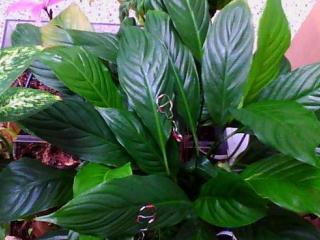
#> input picture lily-rgb/FLIR0121- 사진.jpg, 320 x 240 px
$ jupyter execute --allow-errors demo_lily.ipynb
#> lines starting #> are read from the running program, lines starting #| are printed output that depends on the picture; after the words box and inside, x2 and y2 are one past the last pixel; in counts of white or black regions, pixels touching at a corner belong together
### util.py
import os
from array import array
from typing import Optional

import cv2
import jenkspy
import matplotlib.pyplot as plt
import numpy as np
from numpy.typing import NDArray
from sklearn.cluster import KMeans
from numpy import genfromtxt, ndarray


# [18 lines left out: function load_ir_in_dat, not called in this run]


def load_ir_in_csv(path: str) -> NDArray[np.float64]:
    assert os.path.splitext(path)[1] == '.csv'

    WIDTH = 320
    HEIGHT = 240

    result = genfromtxt(path, delimiter=',', skip_header=2,
                        usecols=range(1, WIDTH + 1))
    assert result.shape == (HEIGHT, WIDTH)
    return result


def show_images(*images: ndarray) -> None:
    for image in images:
        dimension = image.ndim

        if dimension == 2:
            plt.imshow(image, cmap='plasma')
        elif dimension == 3:
            plt.imshow(image)
        else:
            assert False, "Unknown dimension"

        plt.axis(False)
        plt.show()


# [8 lines left out: function show_histogram, not called in this run]


def get_excess_green(rgb: ndarray) -> ndarray:
    assert rgb.ndim == 3
    assert rgb.dtype == np.uint8

    exg = np.zeros(shape=rgb.shape[:-1])

    for row, col, _channel in np.ndindex(rgb.shape):
        rgb_sum = rgb[row][col].sum()

        if rgb_sum == 0:
            r, g, b = 0, 0, 0
        else:
            r, g, b = rgb[row][col]/rgb_sum

        exg[row][col] = 2*g - r - b

    return exg


# [32 lines left out: functions load_rgb_in_jpeg, get_max_temperature, get_min_temperature, get_average_temperature, not called in this run]


def get_leaf_by_jenks(image: ndarray) -> ndarray:
    assert image.ndim == 2
    assert image.dtype == np.float64

    breaks = jenkspy.jenks_breaks(image.ravel(), nb_class=2)
    result = np.logical_and(image >= breaks[1],
                            image <= breaks[2])

    return result


def get_leaf_by_kmeans_with_coordination(ir: ndarray) -> ndarray:
    assert ir.ndim == 2
    assert ir.dtype == np.float64

    # region add indices as feature
    array_3d = np.zeros(shape=(ir.shape[0], ir.shape[1], 3))

    for row in range(ir.shape[0]):
        for col in range(ir.shape[1]):
            array_3d[row][col][0] = ir[row][col]
            array_3d[row][col][1] = row
            array_3d[row][col][2] = col
    # endregion

    x = array_3d.reshape(-1, 3)
    # region max-min normalization
    x[:, 0] -= x[:, 0].min()
    x[:, 0] /= x[:, 0].max() - x[:, 0].min()

    x[:, 1] -= x[:, 1].min()
    x[:, 1] /= x[:, 1].max() - x[:, 1].min()

    x[:, 2] -= x[:, 2].min()
    x[:, 2] /= x[:, 2].max() - x[:, 2].min()
    # endregion

    labels = KMeans(n_clusters=2).fit_predict(x).astype(np.bool8)

    return np.reshape(labels,
                      newshape=(ir.shape[0], ir.shape[1]))


# [19 lines left out: functions get_masked_image, get_intersection_over_union, not called in this run]

### demo_lily.ipynb
# TODO: fix later.

## 그래프 설정 및 IR, RGB 데이터 불러오기

[cell 1]
import cv2
import matplotlib.pyplot as plt
import util

plt.rc('font', family='Apple SD Gothic Neo')

WIDTH = 320
HEIGHT = 240

ir = util.load_ir_in_csv('./lily-ir/121.csv')
rgb = cv2.cvtColor(src=cv2.imread('./lily-rgb/FLIR0121- 사진.jpg'),
                   code=cv2.COLOR_BGR2RGB)

util.show_images(ir, rgb)
#> the loop in show_images, `for image in images:` made 2 passes
#> pass 1, in show_images, `plt.show()`:
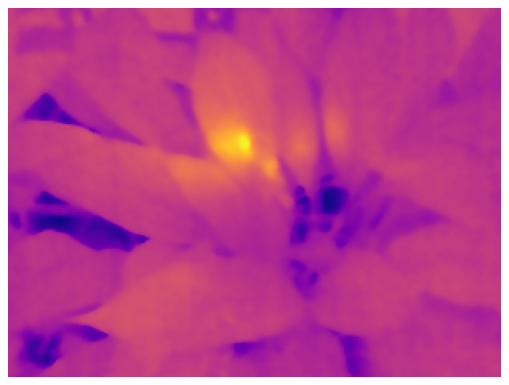
#> figure drawn by matplotlib, 1 panel
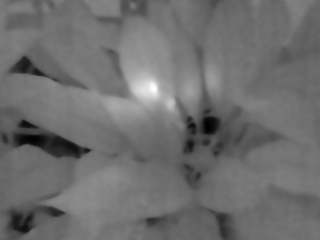
#> ir: shape (240, 320) float64; min 23.57, max 28.47, mean 25.7; drawn with min black and max white

[cell 2]
from util import get_leaf_by_jenks

#> (the rest of this cell did not finish here and is left out)

방법2: 윤곽선(contours) 찾기 및 채우기
* 윤곽선이 잘 찾아지지 않음
* threshold parameter 조정 필요

[cell 3]
# [9 lines of commented-out code are left out]

방법3: Jenks Natural Breaks 기법
* 1D에 최적화된 K-Means 클러스터링이라고 알려짐

[cell 4]
from jenkspy import jenks_breaks
import numpy as np
import util

#> (the rest of this cell did not finish here and is left out)

방법4: K-Means 클러스터링(좌표 포함)

[cell 5]
import numpy as np
import util

predict = util.get_leaf_by_kmeans_with_coordination(ir)
#> after the loop in get_leaf_by_kmeans_with_coordination, `for row in range(ir.shape[0]):`:
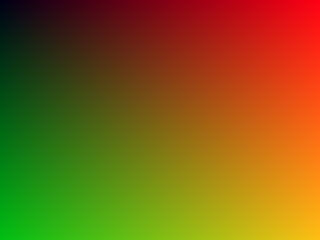
#> array_3d: shape (240, 320, 3) float64; mean of channels 0, 1, 2 25.7, 119.5, 159.5; drawn with min black and max white
#> in get_leaf_by_kmeans_with_coordination, `return np.reshape(labels, newshape=(ir.shape[0], ir.shape[1]))`:
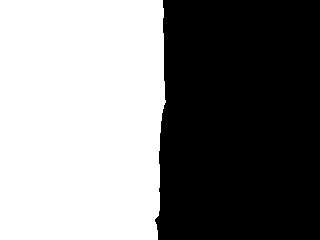
#> returned value: shape (240, 320) bool; 50.5% white; 1 black region, box (x1, y1, x2, y2) and area: (155, 0, 320, 240) 38012

util.show_images(predict)

excess-green index 계산
* RGB 이미지를 통해 계산한 값으로, segmentation의 성능 평가를 하기 위함

[cell 6]
exg = util.get_excess_green(rgb)
#> the loop in get_excess_green, `for row, col, _channel in np.ndindex(rgb.shape):` made 230400 passes
#> (rgb_sum, r, g, b) on passes 1 to 12: (679, 0.334, 0.314, 0.352), (679, 0.334, 0.314, 0.352), (679, 0.334, 0.314, 0.352), (699, 0.333, 0.316, 0.351), (699, 0.333, 0.316, 0.351), (699, 0.333, 0.316, 0.351), (721, 0.334, 0.318, 0.348), (721, 0.334, 0.318, 0.348), (721, 0.334, 0.318, 0.348), (722, 0.332, 0.323, 0.345), (722, 0.332, 0.323, 0.345), (722, 0.332, 0.323, 0.345)
#> after the loop in get_excess_green, `for row, col, _channel in np.ndindex(rgb.shape):`:
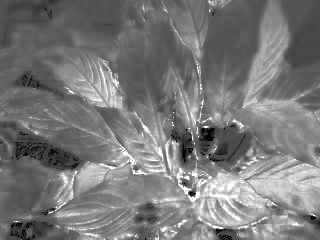
#> exg: shape (240, 320) float64; min -1, max 2, mean 0.426; drawn with min black and max white
#> (the rest of this cell did not finish here and is left out)

잎 영역의 온도 구하기

#> (a cell that did not finish here is left out)

$ run again, with lily-rgb/FLIR0131- 사진.jpg copied over lily-rgb/FLIR0121- 사진.jpg
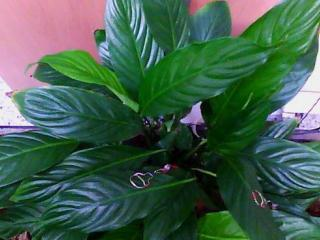
#> input picture lily-rgb/FLIR0131- 사진.jpg, 320 x 240 px
#> the loop in get_excess_green, `for row, col, _channel in np.ndindex(rgb.shape):` made 230400 passes
#> (rgb_sum, r, g, b) on passes 1 to 8: (594, 0.394, 0.285, 0.322), (594, 0.394, 0.285, 0.322), (594, 0.394, 0.285, 0.322), (594, 0.394, 0.285, 0.322), (594, 0.394, 0.285, 0.322), (594, 0.394, 0.285, 0.322), (591, 0.394, 0.284, 0.321), (591, 0.394, 0.284, 0.321)
#> after the loop in get_excess_green, `for row, col, _channel in np.ndindex(rgb.shape):`:
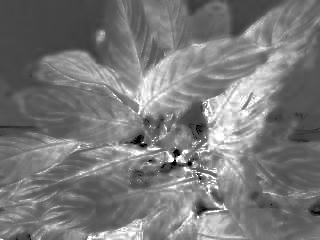
#> exg: shape (240, 320) float64; min -1, max 2, mean 0.427; drawn with min black and max white

$ run again, with lily-rgb/FLIR0143- 사진.jpg copied over lily-rgb/FLIR0121- 사진.jpg
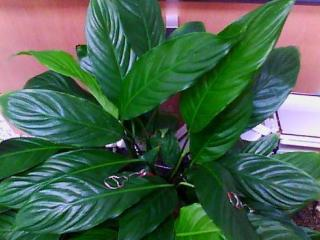
#> input picture lily-rgb/FLIR0143- 사진.jpg, 320 x 240 px
#> the loop in get_excess_green, `for row, col, _channel in np.ndindex(rgb.shape):` made 230400 passes
#> (rgb_sum, r, g, b) on passes 1 to 8: (434, 0.459, 0.263, 0.279), (434, 0.459, 0.263, 0.279), (434, 0.459, 0.263, 0.279), (425, 0.461, 0.261, 0.278), (425, 0.461, 0.261, 0.278), (425, 0.461, 0.261, 0.278), (415, 0.46, 0.263, 0.277), (415, 0.46, 0.263, 0.277)
#> after the loop in get_excess_green, `for row, col, _channel in np.ndindex(rgb.shape):`:
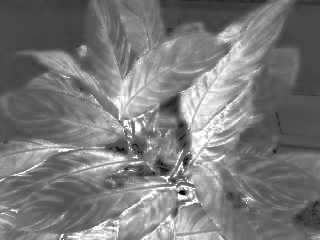
#> exg: shape (240, 320) float64; min -1, max 2, mean 0.432; drawn with min black and max white

$ run again, with lily-rgb/FLIR0145- 사진.jpg copied over lily-rgb/FLIR0121- 사진.jpg
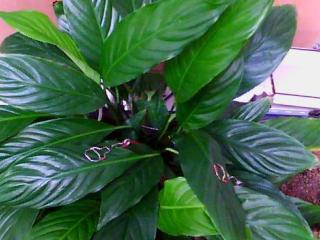
#> input picture lily-rgb/FLIR0145- 사진.jpg, 320 x 240 px
#> the loop in get_excess_green, `for row, col, _channel in np.ndindex(rgb.shape):` made 230400 passes
#> (rgb_sum, r, g, b) on passes 1 to 8: (605, 0.403, 0.273, 0.324), (605, 0.403, 0.273, 0.324), (605, 0.403, 0.273, 0.324), (599, 0.404, 0.272, 0.324), (599, 0.404, 0.272, 0.324), (599, 0.404, 0.272, 0.324), (591, 0.406, 0.272, 0.321), (591, 0.406, 0.272, 0.321)
#> after the loop in get_excess_green, `for row, col, _channel in np.ndindex(rgb.shape):`:
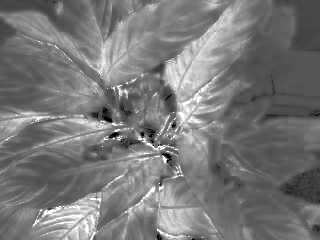
#> exg: shape (240, 320) float64; min -1, max 2, mean 0.418; drawn with min black and max white
